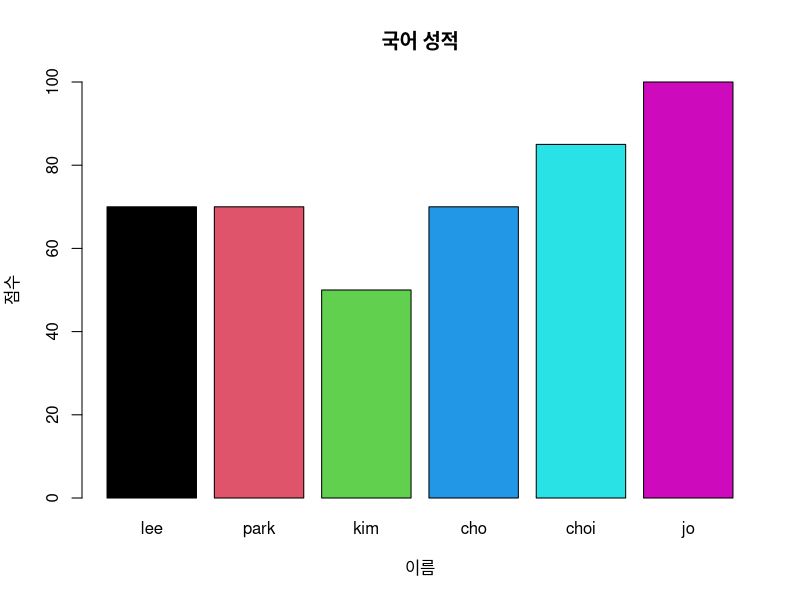

Reproduce this figure in R.
setwd("C:/Users/sycho/Desktop/R/ch07")

data <- read.table("student.txt", header = TRUE, stringsAsFactors = FALSE)

# 막대그래프 그리기
barplot(data$kor, main="국어 성적", ylim=c(0, 100), xlab="이름", ylab="점수", names.arg=data$name, col=c(1, 2, 3, 4, 5, 6))
# barplot(data$eng, main="영어 성적", ylim=c(0, 100), xlab="이름", ylab="점수", names.arg=data$name, col=c(1, 2, 3, 4, 5, 6))

